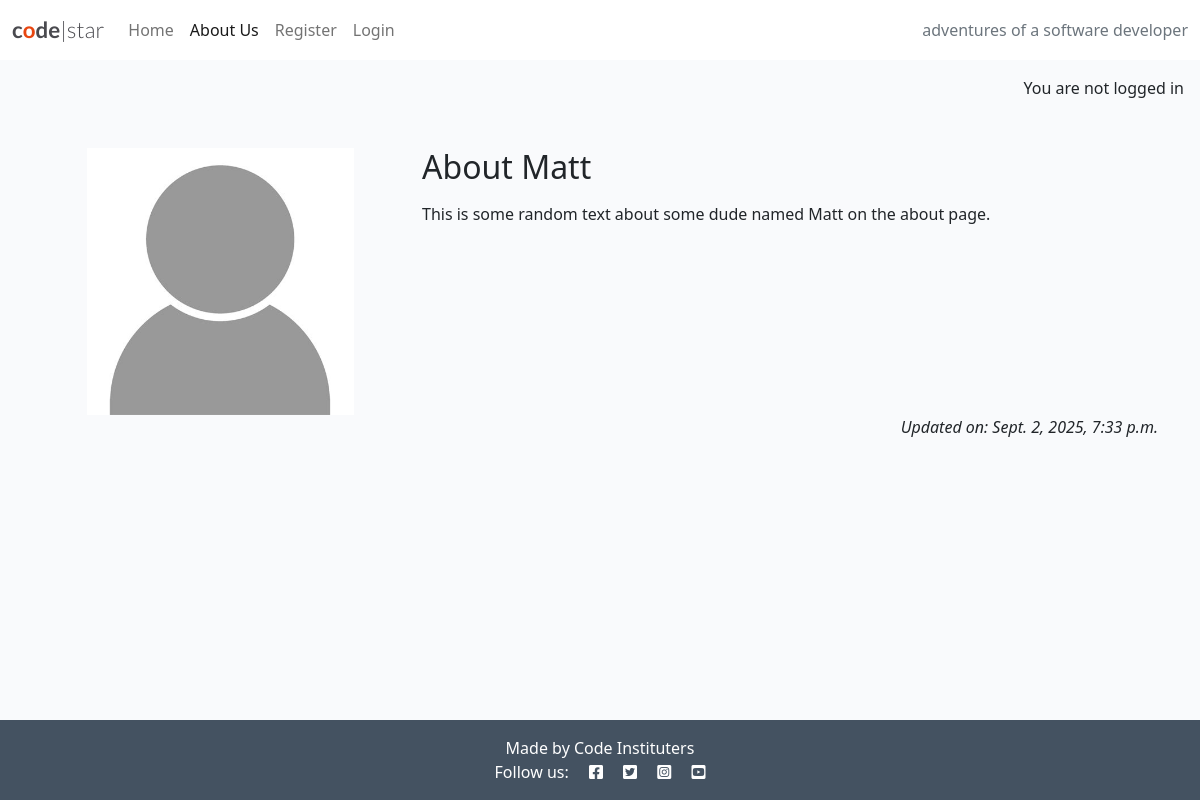
The page /about-us/ on the database its author committed.
### about_us/models.py (models this page shows, shortened)
class AboutUs(models.Model):
    title = models.CharField(max_length=100)
    content = models.TextField()
    updated_on = models.DateTimeField(auto_now_add=True)

### about_us/views.py (the view)
# urls.py: path('', views.about_me, name='about-us'),
def about_me(request):
    aboutus = AboutUs.objects.all().order_by('-updated_on').first()
    return render(
        request,
        "about/about_us.html",
        {"aboutus": aboutus},
    )

### about_us/templates/about/about_us.html
{% extends 'base.html' %}
{% block content %}
{% load static %}
<div class="container mt-5">
    <div class="row">
        <div class="col-4 text-center">
            <img src="{% static 'images/nobody.jpg' %}" width="75%">
        </div>
        <div class="col-8">
            <h2>{{ aboutus.title }}</h2>
             <p>{{ aboutus.content| safe }}</p>
        </div>
    </div>
    <div class="row">
        <div class="col text-right">
            <p class="text-end"><em>Updated on: {{ aboutus.updated_on }}</em></p>
        </div>
      </div>
</div>
{% endblock content %}

### static/css/style.css (style rules this page uses)
body { background-color: #F9FAFC; }
.main-bg { background-color: #F9FAFC; }

### rows shown on the page
AboutUs: title "About Matt", content "This is some random text about some dude named Matt on the about page.", updated_on "Sept. 2, 2025, 7:33 p.m."
